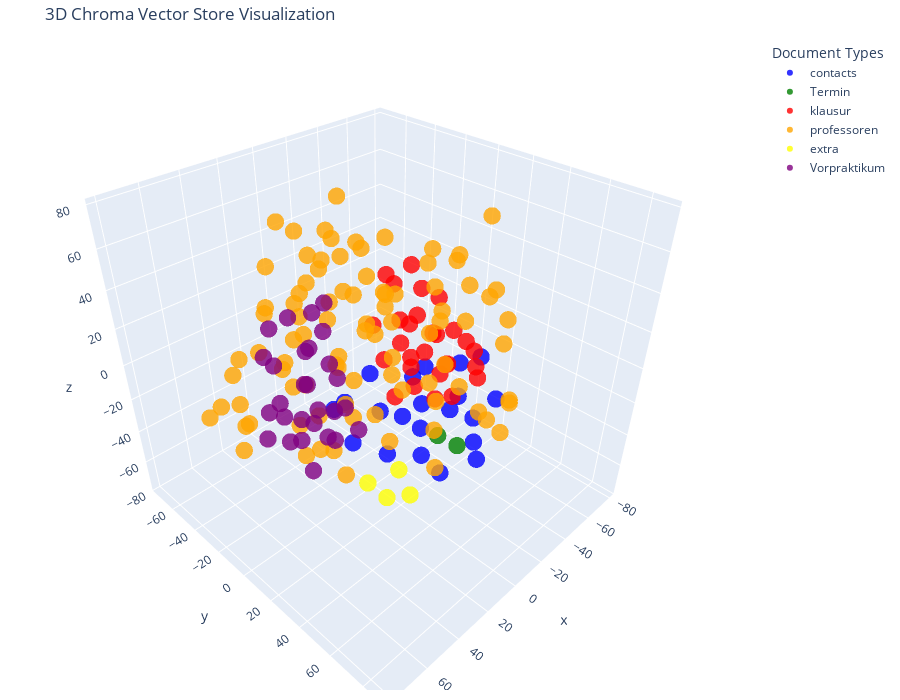

Notebook code for this chart:
### Code cell
# Let's try 3D!

tsne = TSNE(n_components=3, random_state=42)
reduced_vectors = tsne.fit_transform(vectors)

fig = go.Figure()
for doc_type, color in type_color_map.items():
    indices = [i for i, t in enumerate(doc_types) if t == doc_type]
    if not indices:
        continue
    fig.add_trace(go.Scatter3d(
        x=reduced_vectors[indices, 0],
        y=reduced_vectors[indices, 1],
        z=reduced_vectors[indices, 2],
        mode='markers',
        marker=dict(size=6, color=color, opacity=0.8),
        name=doc_type,
        text=[f"Type: {doc_type}<br>Text: {documents[i][:100]}..." for i in indices],
        hoverinfo='text'
    ))

fig.update_layout(
    title='3D Chroma Vector Store Visualization',
    scene=dict(xaxis_title='x', yaxis_title='y', zaxis_title='z'),
    width=900,
    height=700,
    margin=dict(r=20, b=10, l=10, t=40),
    legend_title_text='Document Types'
)
fig.show()

### Figure 1 — Plotly figure (JSON) as saved in the notebook; plotly's stock layout.template omitted (floating-point values rounded to 4 significant figures)
{"data": [{"hoverinfo": "text", "marker": {"color": "blue", "opacity": 0.8, "size": 6}, "mode": "markers", "name": "contacts", "text": ["Type: contacts<br>Text: [\n  {\n    \"type\": \"studierendensekretariat_sprechstunden\",\n    \"name\": \"Frau Schneider\",\n    \"offene...", "Type: contacts<br>Text: {\n    \"type\": \"studierendensekretariat_sprechstunden\",\n    \"name\": \"Frau Theobald\",\n    \"offene_spre...", "Type: contacts<br>Text: \"bereich\": \"AING\",\n    \"offene_sprechstunde\": \"Dienstag und Donnerstag von 09:00 bis 12:00 Uhr und D...", "Type: contacts<br>Text: \"sprechstunde_nach_termin\": \"Montag bis Donnerstag 13:30 bis 15:00 Uhr\"\n  },\n  {\n    \"type\": \"anspre...", "Type: contacts<br>Text: \"email\": \"sandra.schmidt@hs-kl.de\"\n  },\n  {\n    \"type\": \"ansprechpartner_studierendensekretariat\",\n ...", "Type: contacts<br>Text: },\n  {\n    \"type\": \"ansprechpartner_studierendensekretariat\",\n    \"studiengang\": \"Elektrotechnik\",\n ...", "Type: contacts<br>Text: \"studiengang\": \"Elektrotechnik - berufsbegleitend\",\n    \"sachbearbeiterin\": \"Nadine Schneider\",\n    ...", "Type: contacts<br>Text: \"studiengang\": \"Energie-Ingenieurwesen - dual\",\n    \"sachbearbeiterin\": \"Petra Helfrich\",\n    \"raum\"...", "Type: contacts<br>Text: \"raum\": \"Kammgarn F 0.009\",\n    \"durchwahl\": \"2126\",\n    \"email\": \"nadine.schneider@hs-kl.de\"\n  },\n ...", "Type: contacts<br>Text: \"durchwahl\": \"2270\",\n    \"email\": \"sandra.schmidt@hs-kl.de\"\n  },\n  {\n    \"type\": \"ansprechpartner_st...", "Type: contacts<br>Text: },\n  {\n    \"type\": \"ansprechpartner_studierendensekretariat\",\n    \"studiengang\": \"Mechatronik - ausb...", "Type: contacts<br>Text: \"studiengang\": \"Wirtschaftsingenieurwesen\",\n    \"sachbearbeiterin\": \"Petra Helfrich\",\n    \"raum\": \"K...", "Type: contacts<br>Text: \"sachbearbeiterin\": \"Jeannette Krob\",\n    \"raum\": \"Kammgarn F 0.014\",\n    \"durchwahl\": \"2191\",\n    \"...", "Type: contacts<br>Text: \"durchwahl\": \"2191\",\n    \"email\": \"jeannette.krob@hs-kl.de\"\n  },\n  {\n    \"type\": \"ansprechpartner_pr...", "Type: contacts<br>Text: },\n  {\n    \"type\": \"ansprechpartner_pruefungsamt_aing\",\n    \"studiengang\": \"LehrePlusHS\",\n    \"sachb...", "Type: contacts<br>Text: \"sachbearbeiterin\": \"Jeannette Krob\",\n    \"raum\": \"Kammgarn F 0.014\",\n    \"durchwahl\": \"2191\",\n    \"...", "Type: contacts<br>Text: \"sachbearbeiterin\": \"Jeannette Krob\",\n    \"raum\": \"Kammgarn F 0.014\",\n    \"durchwahl\": \"2191\",\n    \"...", "Type: contacts<br>Text: \"sachbearbeiterin\": \"Jeannette Krob\",\n    \"raum\": \"Kammgarn F 0.014\",\n    \"durchwahl\": \"2191\",\n    \"...", "Type: contacts<br>Text: \"durchwahl\": \"2273\",\n    \"email\": \"lucia.doll@hs-kl.de\"\n  },\n  {\n    \"type\": \"ansprechpartner_pruefu...", "Type: contacts<br>Text: },\n  {\n    \"type\": \"ansprechpartner_pruefungsamt_bug\",\n    \"studiengang\": \"Bauingenieurwesen Bachelo...", "Type: contacts<br>Text: \"studiengang\": \"Virtual Design Bachelor/Master\",\n    \"sachbearbeiterin\": \"Stephanie Rains\",\n    \"rau..."], "type": "scatter3d", "x": [66.48, 64.76, 60.04, 46.06, 12.99, 32.84, 32.21, 19.21, 11.85, 14.28, 27.71, 37.15, 29.52, 25.45, 48.73, 38.33, 47.47, 41.66, 31.56, 46.33, 22.07], "y": [58.11, 52.44, 40.92, 45.97, 80.2, 85.02, 87.68, 76.13, 61.21, 62.95, 70.13, 74.75, 57.29, 48.7, 75.12, 43.53, 56.61, 58.77, 60.32, 72.3, 78.3], "z": [26.0, 40.28, 28.0, 39.9, 28.64, 33.52, 15.17, 8.486, 19.0, 37.37, 26.09, 3.075, 10.48, 29.21, 19.6, 16.31, 7.755, 24.34, 42.85, 40.43, 51.5]}, {"hoverinfo": "text", "marker": {"color": "green", "opacity": 0.8, "size": 6}, "mode": "markers", "name": "Termin", "text": ["Type: Termin<br>Text: # Termine\n\n## Wintersemester 2025/26\n\n### Montag, 01.09.2025\n**Beginn des Wintersemesters**\n\n### Mon...", "Type: Termin<br>Text: ### Freitag, 01.05.2026\n**Keine Lehrveranstaltungen**  \n_Tag der Arbeit_\n\n### Donnerstag, 14.05.2026..."], "type": "scatter3d", "x": [-27.54, -34.8], "y": [18.88, 26.1], "z": [-50.74, -57.56]}, {"hoverinfo": "text", "marker": {"color": "red", "opacity": 0.8, "size": 6}, "mode": "markers", "name": "klausur", "text": ["Type: klausur<br>Text: Prüfungsplan für das WiSe 2025/2026 des Fachbereichs AINGStand: 09.10.2025\nalle Bachelor-Studiengäng...", "Type: klausur<br>Text: Algorithmen 1 Ba 1842 Mo 19.01.2026 60 min 8:00 9:00 Kiss Bomarius W 5 W W W W W W W W W W W W W W W...", "Type: klausur<br>Text: Arbeitswissenschaft Ba 1014 Mi 25.02.2026 90 min 11:00 12:30 Thurnes Hielscher W W W W W W W W W W W...", "Type: klausur<br>Text: Bildverarbeitung Ba 1301 Mo 26.01.2026 90 min 11:00 12:30 Böhm Steidel W 6 W W W W W W W W W W W W W...", "Type: klausur<br>Text: Digitale Systeme und IoT Ba 1843 Fr 23.01.2026 90 min 11:00 12:30 Schütz Opperskalski 5 5 W W W W W ...", "Type: klausur<br>Text: Einführung in die objektorientierte Softwareentwicklung Ba 1042 Di 20.01.2026 90 min 11:00 12:30 Bom...", "Type: klausur<br>Text: Elektrische Maschinen 2 Ba 1858 Di 27.01.2026 90 min 11:00 12:30 Urschel Schumann W W 6 W W W W W W ...", "Type: klausur<br>Text: Elektronik und EMV Ba 1821 Fr 27.02.2026 120 min8:00 10:00 Schumann Steil 3 3 3 W W W W W W W W 3 W ...", "Type: klausur<br>Text: Fahrzeugantriebe Ba 1883 Di 20.01.2026 120 min11:00 13:00 Heidrich Opperskalski W W W W W 5 W W W W ...", "Type: klausur<br>Text: Finite-Elemente-Methode Ba 1076 ##### Absprache Dozentmündl. Info von DozentMagin Gilbert W W W W 5 ...", "Type: klausur<br>Text: Generative Fertigungsverfahren Ba 1745 ##### Absprache Dozentmündl. Info von DozentEnk Kilb W W W W ...", "Type: klausur<br>Text: Grundlagen der Softwareentwicklung 1 + 2 Ba 1813 Do 29.01.2026 90 min 11:00 12:30 Schütz Kiss 2 2 2 ...", "Type: klausur<br>Text: Ingenieurmathematik 1 Ba 1810 Mo 23.02.2026 120 min14:00 16:00 Maier / Steidel Steidel / Maier 1 1 1...", "Type: klausur<br>Text: IT-Sicherheit Ba 1648 Mi 28.01.2026 60 min 8:00 9:00 Kiss Bomarius 6 6 6 W W W W W W W W W W W W W W...", "Type: klausur<br>Text: Konstruktion - Hausarbeit Ba 1200 ##### Absprache Dozent HA Info von DozentKilb Enk W W W W 5 5 5 5 ...", "Type: klausur<br>Text: Leichtbaukonstruktion Ba 1132 ##### Absprache DozentE-PortfolioInfo von DozentMagin Heß W W W W W 5 ...", "Type: klausur<br>Text: Maschinenelemente 1 Ba 1867 Mi 21.01.2026 90 min 11:00 12:30 Enk Kilb W W W - 1 1 1 1 1 1 1 - - - - ...", "Type: klausur<br>Text: Mechanische Verfahrenstechnik Ba 1157 Di 27.01.2026 90 min 8:00 9:30 Kaiser López López W W W W W W ...", "Type: klausur<br>Text: Operations Research Ba 1182 Mi 28.01.2026 90 min 8:00 9:30 Bott Reiner W W W W W W W W W W W W 4 4 4...", "Type: klausur<br>Text: Glöser\nGlöser / Fischer / \nBecherer 5 5 5 5 - - - - - - - - - - - - - - - Do 20.11.2025 #WERT! #WERT...", "Type: klausur<br>Text: Regelungstechnik 1 Ba 1832 Mi 25.02.2026 90 min 14:00 15:30 Herchenhan Opperskalski 5 5 5 - - - - - ...", "Type: klausur<br>Text: Robotik 2 Ba 1501 Mi 28.01.2026 60 min 11:00 12:00 Bitsch Maier W W W W W W W W W W W 6 W W W W W W ...", "Type: klausur<br>Text: Steuerungstechnik Ba 1881 Mo 26.01.2026 90 min 14:00 15:30 Heidrich Opperskalski - - - - W 4 W W W W...", "Type: klausur<br>Text: Therm. Verfahrenstechnik Ba 1239 Mo 23.02.2026 90 min 8:00 9:30 López López Kaiser W W W W W W W W W...", "Type: klausur<br>Text: Werkstoffkunde (für EI und MT) Ba 1886 Do 29.01.2026 90 min 14:00 15:30 Geromiller / Starke Starke /...", "Type: klausur<br>Text: PCB-Design for Power Electronics RW 2254 ##### Absprache Dozentmündl. Info von DozentSchumann Ursche...", "Type: klausur<br>Text: Tutoriumstätigkeit RW 1256-1260 ##### Absprache Dozent - Info von DozentDiverse Prüfer Diverse Prüfe...", "Type: klausur<br>Text: Technische Bauteilsauberkeit RW 1695 ##### Absprache Dozent90 min Info von DozentHielscher Enk W W W..."], "type": "scatter3d", "x": [-24.45, -56.31, -51.02, -52.12, -45.33, -34.69, -65.22, -59.07, -72.72, -64.97, -46.12, -48.85, -58.77, -43.62, -73.76, -61.47, -75.43, -63.39, -34.41, -38.32, -75.55, -54.56, -79.02, -68.14, -66.21, -44.33, -51.86, -61.78], "y": [-8.861, -27.2, -30.49, -13.73, 3.388, -7.684, 11.19, 13.99, -26.07, -44.55, -19.66, -3.206, -10.52, -12.8, -36.58, -28.25, -16.46, -7.901, -26.76, -39.19, 5.322, 5.021, -7.105, -7.562, -17.27, -29.54, -42.72, -33.76], "z": [-39.07, -45.47, -28.2, -26.62, -28.88, -18.54, -30.34, -16.01, -29.49, -25.57, -8.723, -9.022, -60.2, -44.52, -5.388, -13.81, -47.44, -37.25, -29.32, -14.77, -46.04, -47.59, -29.23, -17.21, -0.1477, 12.0, 9.355, 14.9]}, {"hoverinfo": "text", "marker": {"color": "orange", "opacity": 0.8, "size": 6}, "mode": "markers", "name": "professoren", "text": ["Type: professoren<br>Text: # Prof. Dr.-Ing. Albert Meij\n\n**Campus:** Kaiserslautern  \n**E-Mail:** albert.meij(at)hs-kl(dot)de  ...", "Type: professoren<br>Text: ## Biographie\n- Berufung an die Hochschule Kaiserslautern für das Fachgebiet Konstruktion, Leichtbau...", "Type: professoren<br>Text: - Leitung des ersten englischsprachigen Master-Studiengangs in Rheinland-Pfalz im Rahmen des INHEE-P...", "Type: professoren<br>Text: ---\n\n## Lehrgebiete\n- Leichtbau  \n- Verbundwerkstoffe  \n- Methodische Produktentwicklung  \n\n---\n\n## ...", "Type: professoren<br>Text: ### XP2P – Peer-to-Peer-Learning in Mechatronics (ERASMUS Strategic Partnerships)\n- Laufzeit: 01.10....", "Type: professoren<br>Text: # Prof. Dr.-Ing. Andreas Steil\n\n## Kontakt\n**Telefon:** +49 631 3724-2211  \n**Fax:** +49 631 3724-21...", "Type: professoren<br>Text: ## Projekte\n### DRM und DRM+: Digitaler Hörfunk der Zukunft\n- **Beginn:** 01.10.2006  \n- **Projektle...", "Type: professoren<br>Text: # Prof. Dipl.-Ing. Karl-Heinz Helmstädter\n\n**Campus:** Kaiserslautern  \n**Raum:** F2.026  \n**Telefon...", "Type: professoren<br>Text: ### Bachelor PO2024\n- Einführung in die Produktentwicklung: Konstruktionsmethodik – Vorlesung und Pr...", "Type: professoren<br>Text: # Prof. Dr.-Ing. Christian M. Thurnes\n\n## Kontakt\n**Telefon:** +49 631 3724-2244  \n**E-Mail:** Chris...", "Type: professoren<br>Text: ## Lehrgebiete\n- Operational Excellence- und Innovationsmethodik  \n\n## Tätigkeiten\n- Studiengangslei...", "Type: professoren<br>Text: # Prof. Dr.-Ing. Christian Schumann\n\n**Lehrgebiete:** Leistungselektronik, Elektronik, EMV  \n**Forsc...", "Type: professoren<br>Text: **Kontakt:**  \n- **Telefon:** +49 631 3724-2469  \n- **E-Mail:** christian.schumann(at)hs-kl(dot)de  ...", "Type: professoren<br>Text: **Projekte:**  \n- **Elektronischer Gruppen-Antrieb auf Leiterplattenbasis als Synergetisches System ...", "Type: professoren<br>Text: - Mitarbeiter: B. Eng. Max Wagner  \n- **Sulfuric Acid Electrification: Tests and Technological Appli...", "Type: professoren<br>Text: - Projektleitung: Prof. Dr.-Ing. Christian Schumann, Prof. Dr.-Ing. Sven Urschel  \n  - Mitarbeiter: ...", "Type: professoren<br>Text: **Projekte und Lehrkonzepte (fortlaufend):**  \n- OPENEDU-RLP: Tutorials für Simulationstools in Leis...", "Type: professoren<br>Text: **Leistungsangebot:**  \n- Entwurf, Dimensionierung und Analyse leistungselektronischer Schaltungen  ...", "Type: professoren<br>Text: ---\nname: Prof. Dr.-Ing. Constantin Bauer\nfaculty: Angewandte Ingenieurwissenschaften\ncampus: Kaiser...", "Type: professoren<br>Text: # Prof. Dr.-Ing. Dirk Enk\n\n**Campus:** Kaiserslautern  \n**Raum:** F1.036  \n**Telefon:** +49 631 3724...", "Type: professoren<br>Text: # Prof. Dr. Eva Maria Kiss\n\n**Campus:** Kaiserslautern  \n**Raum:** F1.026  \n**Telefon:** +49 631 372...", "Type: professoren<br>Text: **Kurzbeschreibung:**  \nelab2go stellt didaktisch aufbereitete Demonstratoren zu aktuellen technolog...", "Type: professoren<br>Text: # Prof. Dr.-Ing. Felix Möhrle\n\n**Campus:** Kaiserslautern  \n**Raum:** F1.033  \n**E-Mail:** felix.moe...", "Type: professoren<br>Text: # Prof. Dr. rer. nat. Felix Wick\n\n## Kontakt\n**Telefon:** +49 631 3724-2217  \n**E-Mail:** felix.wick...", "Type: professoren<br>Text: # Prof. Dr. rer. nat. Frank Bomarius\n\n**Campus:** Kaiserslautern  \n**Raum:** F2.030  \n**Telefon:** +...", "Type: professoren<br>Text: Seit 2004 hat er eine Professur am Fachbereich Angewandte Ingenieurwissenschaften der Hochschule Kai...", "Type: professoren<br>Text: ---\nname: Prof. Dr.-Ing. Gerd Bitsch\nfaculty: Angewandte Ingenieurwissenschaften\ncampus: Kaiserslaut...", "Type: professoren<br>Text: ## Arbeitsgruppe MecRoKa\nBezeichnung: Mechatronik und Robotik an der Hochschule Kaiserslautern  \nGrü...", "Type: professoren<br>Text: ## Themengebiete\n- Roboterbasierter Fahrsimulator RODOS  \n- Messfahrzeug REDAR  \n- Digitale Umgebung...", "Type: professoren<br>Text: ## Sprechstunde\n- Nach Vereinbarung  \n\n## Robotik AG\nEine offene Gruppe robotikinteressierter Studie...", "Type: professoren<br>Text: ### Am Fraunhofer-Institut für Techno- und Wirtschaftsmathematik (ITWM)\n\n**Dr.-Ing. Michael Kleer** ...", "Type: professoren<br>Text: **B.A. Ann-Kathrin Bäumler**  \nAufgabenbereich: Projekt ODPfalz – Umgebungsmodellierung / Virtual De...", "Type: professoren<br>Text: # Prof. Priv.-Doz. Dr.-Ing. habil. Peter Starke\n\n**Kontakt:**  \n- Telefon: +49 631 3724-2389  \n- E-M...", "Type: professoren<br>Text: **Fachbereich:** Angewandte Ingenieurwissenschaften  \n**Campus:** Kaiserslautern  \n**Raum:** H1-2010...", "Type: professoren<br>Text: ## Lehrgebiete\n- Werkstoffkunde & Werkstoffprüfung  \n- Konstruktionswerkstoffe  \n- Zerstörende & zer...", "Type: professoren<br>Text: ## Veranstaltungen\n- Werkstoffkunde  \n- Konstruktionswerkstoffe  \n- Zerstörende & Zerstörungsfreie P...", "Type: professoren<br>Text: # Prof. Dr.-Ing. Hans-Peter Geromiller\n\n**Campus:** Kaiserslautern  \n**Raum:** F0.030  \n**Telefon:**...", "Type: professoren<br>Text: # Prof. Dr.-Ing. Hartmut Opperskalski\n\n**Lehrgebiete:** Automatisierungstechnik, Leiter des Institut...", "Type: professoren<br>Text: # Prof. Dr.-Ing. Heiko Heß\n\n**Campus:** Kaiserslautern  \n**Raum:** F1.027  \n**Telefon:** +49 631 372...", "Type: professoren<br>Text: ---\n\n## Sprechstunde\n- Nach Vereinbarung, telefonisch oder per E-Mail  \n\n---\n\n## Veranstaltungen\n- S...", "Type: professoren<br>Text: # Prof. Dr.-Ing. Hubert Klein\n\n**Campus:** Kaiserslautern  \n**Raum:** F1.025  \n**Telefon:** +49 631 ...", "Type: professoren<br>Text: **Sommersemester:**  \n- Produktionsplanung und -steuerung – Vorlesung (Bachelor)  \n- Qualitätsmanage...", "Type: professoren<br>Text: # Prof. Dr.-Ing. Karsten Glöser\n\n**Campus:** Kaiserslautern  \n**Raum:** F2.025  \n**Telefon:** +49 63...", "Type: professoren<br>Text: **Kurzbeschreibung:**  \nEntwicklung von modularen Stromschienensystemen auf Basis von Hochtemperatur...", "Type: professoren<br>Text: **Kurzbeschreibung:**  \nUntersuchung des Verhaltens von supraleitenden Kabelsystemen bei gleichzeiti...", "Type: professoren<br>Text: # Prof. Dr. rer. pol. Klaus Fischer\n\n**Campus:** Kaiserslautern  \n**Raum:** F2.027  \n**E-Mail:** kla...", "Type: professoren<br>Text: # Prof. Dr. rer. nat. Martin Böhm\n\n**Campus:** Kaiserslautern  \n**Raum:** F2.031  \n**Telefon:** +49 ...", "Type: professoren<br>Text: ### Berufsbegleitender Master\n- Numerische Methoden  \n- Mehrdimensionale Funktionen der Elektrotechn...", "Type: professoren<br>Text: ---\n\n### AEROS\n**Titel:** Automatische Erfassung von Verkehrszeichen  \n**Projektleitung:** Prof. Dr....", "Type: professoren<br>Text: # Prof. Dr.-Ing. Martin Hoof\n\n**Campus:** Kaiserslautern  \n**Raum:** F2.034  \n**Telefon:** +49 631 3...", "Type: professoren<br>Text: # Prof. Dr.-Ing. Matthias Hampel\n\n**Campus:** Kaiserslautern  \n**Raum:** F1.022  \n**Telefon:** +49 6...", "Type: professoren<br>Text: Seit 2012 lehrt er an der Hochschule Kaiserslautern Physik und Erneuerbare Energien.  \n\n---\n\n## Spre...", "Type: professoren<br>Text: # Prof. Dr.-Ing. Matthias R. Leiner\n\n**Campus:** Kaiserslautern  \n**Raum:** F1.028  \n**Telefon:** +4...", "Type: professoren<br>Text: ## Projekte\n\n### Mechatronisches Projekt \"Viergliedriges Koppelgetriebe mit lagegeregeltem Drehstrom...", "Type: professoren<br>Text: **Kurzbeschreibung:**  \nRealitätsnahe Modellierung der hydrodynamischen Gleitlagerkräfte in Kurbelwe...", "Type: professoren<br>Text: # Prof. Dr.-Ing. Michael Herchenhan\n\n**Campus:** Kaiserslautern  \n**Raum:** F2.036  \n**Telefon:** +4...", "Type: professoren<br>Text: # Prof. Dr.-Ing. Michael Magin\n\n**Campus:** Kaiserslautern  \n**Raum:** F1.031  \n**Telefon:** +49 631...", "Type: professoren<br>Text: ## Tätigkeiten\n- Vizepräsident für Internationalisierung  \n\n## Sprechstunde\n- Nach Vereinbarung per ...", "Type: professoren<br>Text: ### FiberEngine\n- **Zeitraum:** 01.07.2021 – 30.06.2023  \n- **Projektleitung:** Prof. Dr.-Ing. Micha...", "Type: professoren<br>Text: # Prof. Dr.-Ing. Norbert Gilbert\n\n**Campus:** Kaiserslautern  \n**Raum:** F1.029  \n**Telefon:** +49 6...", "Type: professoren<br>Text: # Prof. Dr.-Ing. Oliver Maier\n\n**Campus:** Kaiserslautern  \n**Raum:** F2.037  \n**Telefon:** +49 631 ...", "Type: professoren<br>Text: ## Sprechstunde\n- Nach Vereinbarung  \n\n---\n\n## Vorlesungen WS 25/26\n1. **Grundlagen der Simulation (...", "Type: professoren<br>Text: # Prof. Dr.-Ing. Peter Heidrich\n\n**Campus:** Kaiserslautern  \n**Raum:** F2.016  \n**Telefon:** +49 63...", "Type: professoren<br>Text: # Prof. Dr. rer. nat. Stefan Steidel\n\n## Kontakt\n**Telefon:** +49 631 3724-2250  \n**E-Mail:** stefan...", "Type: professoren<br>Text: ## Biographie\n2003 - 2007 : Studium der Mathematik und Physik an der TU Kaiserslautern – Erstes Staa...", "Type: professoren<br>Text: 2018 - heute : Lehrauftrag an der Hochschule Kaiserslautern im berufsbegleitenden Bachelorstudiengan...", "Type: professoren<br>Text: ## Lehrgebiete\n- Mathematik  \n- Ingenieurinformatik...", "Type: professoren<br>Text: ## Tätigkeiten\n- Vorsitz Prüfungsausschuss:  \n  - \"Automatisierungstechnik, Bachelor\"  \n  - \"Elektro...", "Type: professoren<br>Text: - \"Prozessingenieurwesen, Bachelor\"  \n  - \"Wirtschaftsingenieurwesen, Bachelor\"  \n  - \"Wirtschaftsin...", "Type: professoren<br>Text: ## Veranstaltungen\n**Bachelorstudiengänge:**  \n- Ingenieurmathematik 1  \n- Ingenieurmathematik 2  \n-...", "Type: professoren<br>Text: # Prof. Dr.-Ing. Steffen Schütz\n\n**Campus:** Kaiserslautern  \n**Raum:** H2.071.3  \n**Telefon:** +49 ...", "Type: professoren<br>Text: **Kurzbeschreibung:**  \nIm Mittelpunkt des Projekts steht die Entwicklung einer Beinprothese, die mi...", "Type: professoren<br>Text: **Kurzbeschreibung:**  \nUntersuchung, wie maschinelles Lernen genutzt werden kann, um die Vorsteueru...", "Type: professoren<br>Text: **Kurzbeschreibung:**  \nDas Open Source Leg (OSL) ist eine quelloffene Plattform für Forschung an ak...", "Type: professoren<br>Text: ---\n\n## Übersicht\n- Veröffentlichungen: *(nicht angegeben)*\n- Projekte: EmKiPro2, KI-SeRvo, Open Sou...", "Type: professoren<br>Text: # Prof. Dr.-Ing. Stephan Werth\n\n## Kontakt\n**Telefon:** +49 631 3724-2213  \n**E-Mail:** stephan.wert...", "Type: professoren<br>Text: **Sommersemester:**  \n- Apparatebau (Bachelor & BbB)  \n- IMAT 1 für AI (Bachelor)  \n- Strömungslehre...", "Type: professoren<br>Text: # Prof. Dr.-Ing. Sven Urschel\n\n## Kontakt\n**Telefon:** +49 631 3724-2240  \n**E-Mail:** sven.urschel(...", "Type: professoren<br>Text: ## Lehrgebiete\n- Elektrotechnische Systeme der Mechatronik  \n\n## Forschungsgebiete\n- Elektrische Mas...", "Type: professoren<br>Text: ## Projekte\n- 01.01.2017 - 31.03.2020: IMPROVE – Anwendungsentwicklung innovativer Leistungselektron...", "Type: professoren<br>Text: - 01.09.2021 - 31.08.2025: MiNaMag  \n- 01.01.2024 - 31.12.2025: Normung und Standardisierung von Prü...", "Type: professoren<br>Text: # Prof. Dr.-Ing. Thomas Kilb\n\n**Campus:** Kaiserslautern  \n**Raum:** F1.030  \n**Telefon:** +49 631 3...", "Type: professoren<br>Text: # Prof. Dr. Thomas Reiner\n\n**Lehrgebiete:** Finanz- und Rechnungswesen, Controlling, Value Chain Eng...", "Type: professoren<br>Text: # Prof. Dr.-Ing. Torsten Hielscher\n\n**Campus:** Kaiserslautern  \n**Raum:** F1.032  \n**Telefon:** +49...", "Type: professoren<br>Text: ## Sprechstunde\n- Nach Terminvereinbarung  \n\n---\n\n## Projekte\n\n### Evaluation des Einflusses der Bau...", "Type: professoren<br>Text: # Prof. Dr.-Ing. Victor López López\n\n**Campus:** Kaiserslautern  \n**Raum:** F2.032  \n**Telefon:** +4...", "Type: professoren<br>Text: ### Sonstiges\n- Erasmus Blended Intensive Program: \"Decarbonisation Strategies in Process Engineerin...", "Type: professoren<br>Text: **Mitarbeiter:**  \n- M. Eng. Eric Hemmer  \n- M. Eng. Simon Holzmann  \n- Dipl.-Ing. (FH) Harry Maibau...", "Type: professoren<br>Text: # Prof. Dr.-Ing. Wulf Kaiser\n\n**Campus:** Kaiserslautern  \n**Raum:** F2.017  \n**Telefon:** +49 631 3...", "Type: professoren<br>Text: ## Expertise\n- Prozessentwicklung (Scale-up von Laboranlage zur großtechnischen Prozessanlage)  \n- F..."], "type": "scatter3d", "x": [33.38, -17.29, -17.37, -9.791, 53.23, -12.93, 5.941, 32.58, -67.11, -12.47, -23.82, 7.366, 5.924, 39.23, -15.79, 3.241, -0.5828, 7.115, 46.49, 47.79, 56.05, 8.777, 25.9, 31.71, 51.46, 55.58, 56.54, 61.04, 76.55, 55.86, 79.38, 74.48, 12.89, -20.03, -23.69, -30.22, 10.61, -19.36, -3.291, -3.644, 35.62, -54.85, 10.5, -25.62, -21.22, 35.19, 23.25, 10.17, 70.72, 12.45, -5.243, -19.77, 21.72, 22.07, -50.8, 2.766, 28.29, 22.84, -3.477, -11.21, 27.53, -45.21, 6.014, -4.575, -30.64, -36.81, -53.32, 22.58, 30.37, -55.79, 43.78, 42.09, 32.89, 37.9, 46.21, 15.14, -54.56, -11.87, 26.46, -41.94, -33.72, 36.69, 3.197, 18.4, -10.25, 17.89, -23.13, -8.132, 28.8, -37.6], "y": [4.113, 25.37, 39.5, 31.49, -28.14, -23.79, 46.05, -16.57, 14.82, 23.44, 27.63, 19.99, 7.639, 47.08, 64.33, 38.08, -14.13, -18.02, 6.42, -15.1, 5.441, -4.955, -11.63, -23.67, 21.38, 26.12, -24.82, -21.43, -21.88, -32.56, -6.355, 2.296, -36.26, 17.09, 24.16, 28.42, -0.8077, -23.76, 10.92, 9.001, -31.23, 35.46, 4.48, -55.71, -59.14, -28.8, 19.74, 21.42, -7.577, 20.56, -9.385, -7.014, 0.1396, 4.702, 23.97, -16.17, 8.363, 24.78, 36.49, -3.257, 2.9, 2.829, -13.64, -35.3, 10.05, -0.2233, 5.124, -38.18, -47.85, 10.56, -4.621, -1.206, 7.716, 21.37, 1.316, -36.85, 27.39, -4.768, -18.12, 50.06, 43.68, -4.116, -17.72, -9.551, 9.689, -23.52, 62.32, 57.32, -15.01, 46.35], "z": [62.91, 25.7, 31.85, -11.89, -23.25, 48.64, -33.34, 19.46, 13.21, 62.32, 54.25, 15.51, 21.26, 66.29, -14.58, 9.028, -18.9, -7.535, 47.55, 40.19, 26.4, -31.74, 60.48, 73.43, 8.812, -3.779, 16.55, -3.829, -2.743, 3.745, 13.47, 5.609, 58.65, 14.17, -1.65, -15.9, 39.8, 28.33, 39.28, -5.11, 31.01, 14.27, 63.94, 34.99, 23.27, 52.19, 36.48, -30.11, -15.99, 49.64, 14.14, 9.791, 7.385, -10.89, 64.86, 32.12, 20.62, -4.963, -22.47, 58.76, 44.86, 9.283, 51.99, 53.49, 31.55, 37.72, 37.99, -8.583, -3.603, 22.56, 5.624, -33.08, -30.15, -32.94, -11.06, 22.14, 27.35, 30.33, -9.433, -20.3, -29.67, 29.85, 77.77, 26.77, -17.22, 39.6, -1.538, -2.549, 42.14, 13.88]}, {"hoverinfo": "text", "marker": {"color": "yellow", "opacity": 0.8, "size": 6}, "mode": "markers", "name": "extra", "text": ["Type: extra<br>Text: # Informationen zum Deutschland-Semesterticket\n\nDas neue Semesterticket gilt ab **01.03.2025** und i...", "Type: extra<br>Text: Das Ticket wird über die **myVRN App** bezogen, wo das Ticket nach Überprüfung der Identität für **0...", "Type: extra<br>Text: Nur bestimmte Personengruppen sind von der Bezugs- und Beitragspflicht befreit und können eine Rücke...", "Type: extra<br>Text: ## Hinweise zur Nutzung\n\nAnders als beim bisherigen Semesterticket gilt **der Studierendenausweis ni..."], "type": "scatter3d", "x": [-6.72, 6.011, 12.41, 1.478], "y": [11.59, 15.62, 8.502, 27.29], "z": [-65.57, -73.66, -64.01, -66.7]}, {"hoverinfo": "text", "marker": {"color": "purple", "opacity": 0.8, "size": 6}, "mode": "markers", "name": "Vorpraktikum", "text": ["Type: Vorpraktikum<br>Text: # Grundpraktikum\n\nPraktische Erfahrungen gehören zu den unmittelbaren Zulassungsvoraussetzungen für ...", "Type: Vorpraktikum<br>Text: **Unternehmensdatenbank:**  \nViele Firmen kooperieren regelmäßig mit uns und bieten Plätze für das G...", "Type: Vorpraktikum<br>Text: **Funktionen:**  \n- Leiter des Praktikantenamts (Maschinenbau und Mechatronik)  \n- Leiter des Prakti...", "Type: Vorpraktikum<br>Text: BleibenSie organisiert: \nIhre Vorpraktikums-Checkliste(PO 24)\nBitte vollständig ausfüllen und bei we...", "Type: Vorpraktikum<br>Text: Tätigkeiten an - auf Grundlage der Angaben im Ausbildungsplan. Die Dauer \nwird in vollen Wochen ange...", "Type: Vorpraktikum<br>Text: Sie Ihre Praktikumsanerkennung für die Anmeldung zu Prüfungen ab dem 3. Semester benötigen.\n• Rechne...", "Type: Vorpraktikum<br>Text: Vorpraktikumsordnung für die Bachelorstudiengänge  \nElektrotechnik, Energie-Ingenieurwesen, Maschine...", "Type: Vorpraktikum<br>Text: § 4 Ausbildungspläne \n§ 5 Ausbildungsfelder \n§ 6 Ausbildungsbetriebe \n§ 7 Berichterstattung, Beschei...", "Type: Vorpraktikum<br>Text: (2) Sie gilt für alle Studierenden der Bachelorstudiengänge Elektrotechnik, Energieeffiziente System...", "Type: Vorpraktikum<br>Text: (2) Die Einbindung der Praktikantin oder des Praktikanten in die berufliche Praxis für die Dauer des...", "Type: Vorpraktikum<br>Text: Ableistung des Vorpraktikums wird von einer Rege larbeitszeit von ca. 38 Stunden je Woche \nausgegang...", "Type: Vorpraktikum<br>Text: Zulassung dieser Abweichungen. \n \n1) Ausbildungsplan Bachelor-Studiengang Elektrotechnik \nEs sind mi...", "Type: Vorpraktikum<br>Text: verbleibenden Wochen können beliebig aus den Bereichen (ET), (MB) und (W) ergänzt werden. Die \nKombi...", "Type: Vorpraktikum<br>Text: 4) Ausbildungsplan Bachelor-Studiengang Mechatronik \nEs sind mindestens 12 Wochen praktische Tätigke...", "Type: Vorpraktikum<br>Text: Bereiche (ET), (MB) und (W) ist zwar gewünscht, aber nicht vorgeschrieben. \n5.2) Schwerpunkte Maschi...", "Type: Vorpraktikum<br>Text: § 5 Ausbildungsfelder \nAusbildungsfeld Elektrotechnik (ET): \nAusbildungsinhalte sollen grundlegende ...", "Type: Vorpraktikum<br>Text: Industrie, Energieversorgung, Energieverteilung oder Gebäudetechnik, Reparatur \nvon Energie erzeugen...", "Type: Vorpraktikum<br>Text: im Einzelfall durch sinnvolle Alternativen ersetzt werden können. Die vermittelten Inhalte sind durc...", "Type: Vorpraktikum<br>Text: Ausbildungsfeld Betriebswirtschaft (W): \nAusbildungsinhalte sollen grundlegende praktische Tätigkeit...", "Type: Vorpraktikum<br>Text: (1) Die Wahl der Ausbildungsbetriebe und die zeitgerechte Bewerbung um Ausbildungsplätze sind \nAngel...", "Type: Vorpraktikum<br>Text: unterschreiten. \n(4) Kann das kooperierende Unternehmen in einem kooperativen Ingenieurstudiengang (...", "Type: Vorpraktikum<br>Text: der Tätigkeiten – orientiert an den im Ausbildungsplan genannten Bereichen – hervorgehen. Die \njewei...", "Type: Vorpraktikum<br>Text: anderen Ausbildungen und praktische Tätigkeiten, welche die im Ausbildungsplan genannten \nBereiche g...", "Type: Vorpraktikum<br>Text: durch Beschluss des Fachbereichsrats Abweichungen hinsichtlich des Vorpraktikums festgelegt \nwerden....", "Type: Vorpraktikum<br>Text: der Praktikantenamtsleiterin oder des Praktikantenamtsleiters nachzuholen, soweit das Praktikum \nink...", "Type: Vorpraktikum<br>Text: insgesamt 12 Wochen nachzuholen. \n(8) In allen nicht explizit genannten Fällen obliegt die Entscheid...", "Type: Vorpraktikum<br>Text: Pflichten ergeben sich aus dem Vertragsverhältnis zwischen der Praktikantin oder dem Praktikanten \nm...", "Type: Vorpraktikum<br>Text: (3) Sofern Studierende nach der unter § 1 Abs. 1 Nr. 1  genannten Fachprüfungsordnung studieren, \nwe..."], "type": "scatter3d", "x": [25.51, 1.325, 1.832, -17.34, -5.515, -17.29, 28.49, 28.0, 27.58, 12.74, 4.945, -8.397, -15.64, 0.2813, -11.05, 15.74, 9.087, -8.166, 4.402, -8.543, -21.32, 1.209, 11.42, -0.7216, -9.454, 2.776, 15.39, 27.84], "y": [-55.35, -41.36, -31.19, -49.45, -42.03, -29.49, -34.3, -31.76, -48.21, -42.34, -46.63, -41.42, -54.05, -49.86, -61.06, -65.68, -67.79, -73.99, -73.37, -61.4, -50.47, -55.98, -60.79, -43.45, -31.27, -26.31, -27.51, -14.84], "z": [-65.88, 9.219, 19.29, -67.72, -75.31, -69.48, -36.96, -52.0, -42.64, -66.76, -35.46, -26.52, -15.15, -18.36, -27.11, -22.28, -8.625, -12.15, -37.3, -50.61, -47.07, -66.83, -52.47, -54.0, -50.69, -62.92, -44.73, -60.88]}], "layout": {"height": 700, "legend": {"title": {"text": "Document Types"}}, "margin": {"b": 10, "l": 10, "r": 20, "t": 40}, "scene": {"xaxis": {"title": {"text": "x"}}, "yaxis": {"title": {"text": "y"}}, "zaxis": {"title": {"text": "z"}}}, "title": {"text": "3D Chroma Vector Store Visualization"}, "width": 900}}
